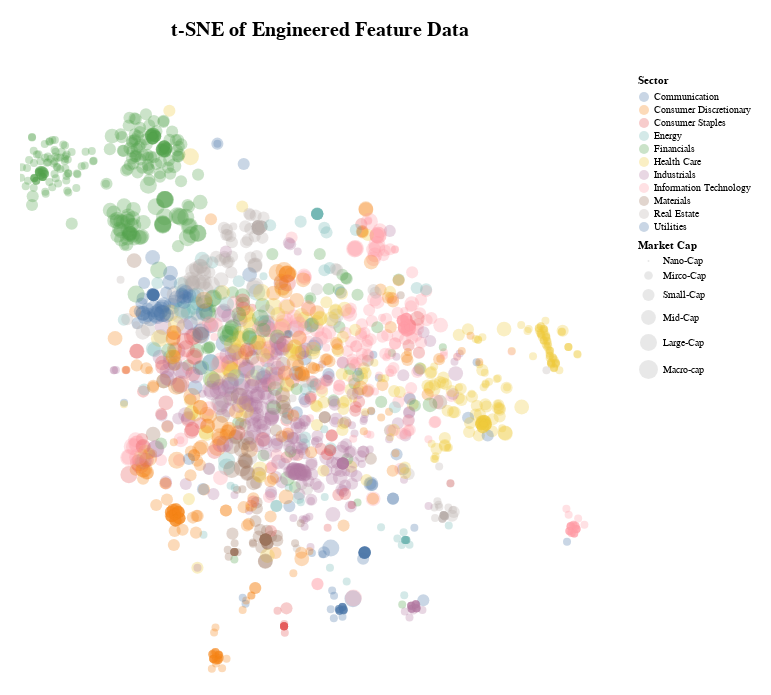

The notebook cell this image was saved under:
### Markdown cell above
Once again, we should have the proper structure of (1915,2)

### Code cell
print(f"The tsne output dataframe has dimensions of {X_eng_tsne.shape}\n")

cos_eng_chart = plot_tsne(X_eng, X_eng_tsne, title = 't-SNE of Engineered Feature Data')
cos_eng_chart.properties(padding = 20,width = 600, height = 600
    ).configure_view(stroke=None).interactive()

### Figure 1 — Vega-Lite specification as saved in the notebook (floating-point values rounded to 4 significant figures; data arrays with more than 128 entries replaced by an {"elided": "..."} marker saying what was removed)
{"config": {"view": {"continuousWidth": 300, "continuousHeight": 300, "stroke": null}}, "data": {"name": "data-8b3e9cc7c1492a79737f69c8de368b87"}, "mark": {"type": "circle", "opacity": 0.3, "size": 28}, "encoding": {"color": {"field": "Sector", "type": "nominal"}, "size": {"field": "Market Cap", "scale": {"domain": ["Nano-Cap", "Mirco-Cap", "Small-Cap", "Mid-Cap", "Large-Cap", "Macro-cap"]}, "sort": ["Nano-Cap", "Mirco-Cap", "Small-Cap", "Mid-Cap", "Large-Cap", "Macro-cap"], "type": "nominal"}, "tooltip": [{"field": "Sector", "type": "nominal"}, {"field": "Market Cap", "type": "nominal"}], "x": {"axis": null, "field": "tsne1", "title": "", "type": "quantitative"}, "y": {"axis": null, "field": "tsne2", "title": "", "type": "quantitative"}}, "height": 600, "padding": 20, "params": [{"name": "param_3", "select": {"type": "interval", "encodings": ["x", "y"]}, "bind": "scales"}], "title": {"text": "t-SNE of Engineered Feature Data", "fontSize": 20, "offset": 35}, "width": 600, "$schema": "https://vega.github.io/schema/vega-lite/v5.20.1.json", "datasets": {"data-8b3e9cc7c1492a79737f69c8de368b87": {"elided": "1905 records"}}}
